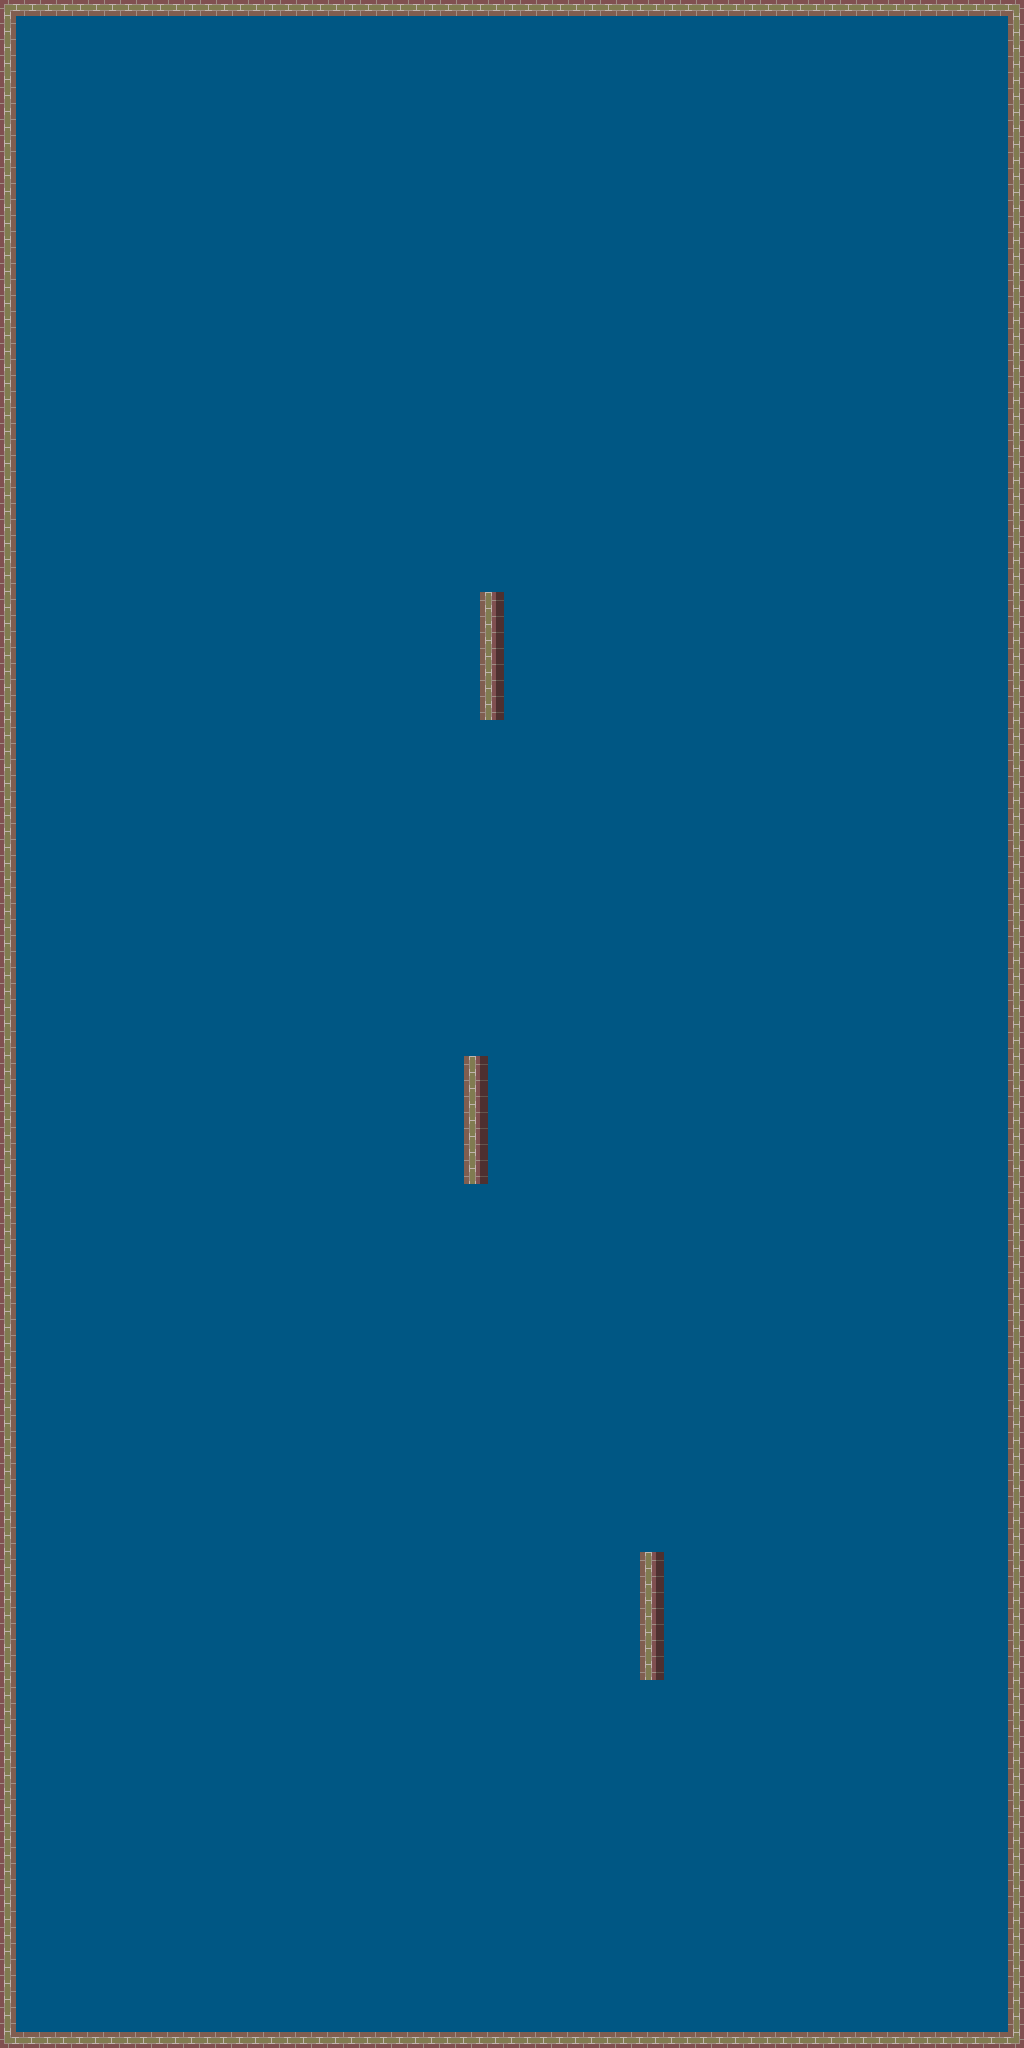

Rendered tile map (Tiled .tmx) drawn with the repository's tilesets; below, a short description and the map source with its tile grids summarised:
An orthogonal 64x128 tile map with 16x16 px tiles, 3 tile layers (background, wallShadow, walls) and 45 objects.

<map version="1.0" orientation="orthogonal" renderorder="right-down" width="64" height="128" tilewidth="16" tileheight="16" nextobjectid="46">
 <tileset firstgid="1" name="tiles" tilewidth="16" tileheight="16">
  <image source="tiles.png" width="128" height="80" />
 </tileset>
 <layer name="background" width="64" height="128">
  <data>[8192 cells, 8192 non-empty, 1 distinct tile ids]</data>
 </layer>
 <layer name="wallShadow" width="64" height="128">
  <data>[8192 cells, 24 non-empty, 1 distinct tile ids]</data>
 </layer>
 <layer name="walls" width="64" height="128">
  <data>[8192 cells, 404 non-empty, 8 distinct tile ids]</data>
 </layer>
 <objectgroup name="objects">
  <object id="1" x="736" y="1968" width="8" height="8">
   <properties>
    <property name="taste" value="1" />
   </properties>
  </object>
  <object id="2" x="736" y="1936" width="8" height="8">
   <properties>
    <property name="taste" value="1" />
   </properties>
  </object>
  <object id="3" x="736" y="1904" width="8" height="8">
   <properties>
    <property name="taste" value="1" />
   </properties>
  </object>
  <object id="4" x="736" y="1872" width="8" height="8">
   <properties>
    <property name="taste" value="1" />
   </properties>
  </object>
  <object id="5" x="736" y="1840" width="8" height="8">
   <properties>
    <property name="taste" value="3" />
   </properties>
  </object>
  <object id="6" x="720" y="1776" width="8" height="8">
   <properties>
    <property name="taste" value="1" />
   </properties>
  </object>
  <object id="7" x="720" y="1680" width="8" height="8">
   <properties>
    <property name="taste" value="3" />
   </properties>
  </object>
  <object id="8" x="720" y="1712" width="8" height="8">
   <properties>
    <property name="taste" value="1" />
   </properties>
  </object>
  <object id="9" x="720" y="1808" width="8" height="8">
   <properties>
    <property name="taste" value="1" />
   </properties>
  </object>
  <object id="10" x="720" y="1744" width="8" height="8">
   <properties>
    <property name="taste" value="1" />
   </properties>
  </object>
  <object id="11" x="704" y="1648" width="8" height="8">
   <properties>
    <property name="taste" value="2" />
   </properties>
  </object>
  <object id="12" x="528" y="1152" width="8" height="8">
   <properties>
    <property name="taste" value="2" />
   </properties>
  </object>
  <object id="13" x="560" y="1440" width="8" height="8">
   <properties>
    <property name="taste" value="1" />
   </properties>
  </object>
  <object id="14" x="560" y="1344" width="8" height="8">
   <properties>
    <property name="taste" value="3" />
   </properties>
  </object>
  <object id="15" x="544" y="1248" width="8" height="8">
   <properties>
    <property name="taste" value="1" />
   </properties>
  </object>
  <object id="16" x="544" y="1312" width="8" height="8">
   <properties>
    <property name="taste" value="1" />
   </properties>
  </object>
  <object id="17" x="544" y="1280" width="8" height="8">
   <properties>
    <property name="taste" value="1" />
   </properties>
  </object>
  <object id="18" x="544" y="1184" width="8" height="8">
   <properties>
    <property name="taste" value="3" />
   </properties>
  </object>
  <object id="19" x="560" y="1376" width="8" height="8">
   <properties>
    <property name="taste" value="1" />
   </properties>
  </object>
  <object id="20" x="544" y="1216" width="8" height="8">
   <properties>
    <property name="taste" value="1" />
   </properties>
  </object>
  <object id="21" x="560" y="1472" width="8" height="8">
   <properties>
    <property name="taste" value="1" />
   </properties>
  </object>
  <object id="22" x="560" y="1408" width="8" height="8">
   <properties>
    <property name="taste" value="1" />
   </properties>
  </object>
  <object id="23" x="416" y="688" width="8" height="8">
   <properties>
    <property name="taste" value="2" />
   </properties>
  </object>
  <object id="24" x="384" y="976" width="8" height="8">
   <properties>
    <property name="taste" value="1" />
   </properties>
  </object>
  <object id="25" x="384" y="880" width="8" height="8">
   <properties>
    <property name="taste" value="3" />
   </properties>
  </object>
  <object id="26" x="400" y="784" width="8" height="8">
   <properties>
    <property name="taste" value="1" />
   </properties>
  </object>
  <object id="27" x="400" y="848" width="8" height="8">
   <properties>
    <property name="taste" value="1" />
   </properties>
  </object>
  <object id="28" x="400" y="816" width="8" height="8">
   <properties>
    <property name="taste" value="1" />
   </properties>
  </object>
  <object id="29" x="400" y="720" width="8" height="8">
   <properties>
    <property name="taste" value="3" />
   </properties>
  </object>
  <object id="30" x="384" y="912" width="8" height="8">
   <properties>
    <property name="taste" value="1" />
   </properties>
  </object>
  <object id="31" x="400" y="752" width="8" height="8">
   <properties>
    <property name="taste" value="1" />
   </properties>
  </object>
  <object id="32" x="384" y="1008" width="8" height="8">
   <properties>
    <property name="taste" value="1" />
   </properties>
  </object>
  <object id="33" x="384" y="944" width="8" height="8">
   <properties>
    <property name="taste" value="1" />
   </properties>
  </object>
  <object id="34" x="560" y="192" width="8" height="8">
   <properties>
    <property name="taste" value="2" />
   </properties>
  </object>
  <object id="35" x="560" y="480" width="8" height="8">
   <properties>
    <property name="taste" value="1" />
   </properties>
  </object>
  <object id="36" x="560" y="384" width="8" height="8">
   <properties>
    <property name="taste" value="3" />
   </properties>
  </object>
  <object id="37" x="560" y="288" width="8" height="8">
   <properties>
    <property name="taste" value="1" />
   </properties>
  </object>
  <object id="38" x="560" y="352" width="8" height="8">
   <properties>
    <property name="taste" value="1" />
   </properties>
  </object>
  <object id="39" x="560" y="320" width="8" height="8">
   <properties>
    <property name="taste" value="1" />
   </properties>
  </object>
  <object id="40" x="560" y="224" width="8" height="8">
   <properties>
    <property name="taste" value="3" />
   </properties>
  </object>
  <object id="41" x="560" y="416" width="8" height="8">
   <properties>
    <property name="taste" value="1" />
   </properties>
  </object>
  <object id="42" x="560" y="256" width="8" height="8">
   <properties>
    <property name="taste" value="1" />
   </properties>
  </object>
  <object id="43" x="560" y="512" width="8" height="8">
   <properties>
    <property name="taste" value="1" />
   </properties>
  </object>
  <object id="44" x="560" y="448" width="8" height="8">
   <properties>
    <property name="taste" value="1" />
   </properties>
  </object>
 </objectgroup>
 <objectgroup name="spawn">
  <object id="45" x="784" y="2016" width="16" height="16" />
 </objectgroup>
</map>
